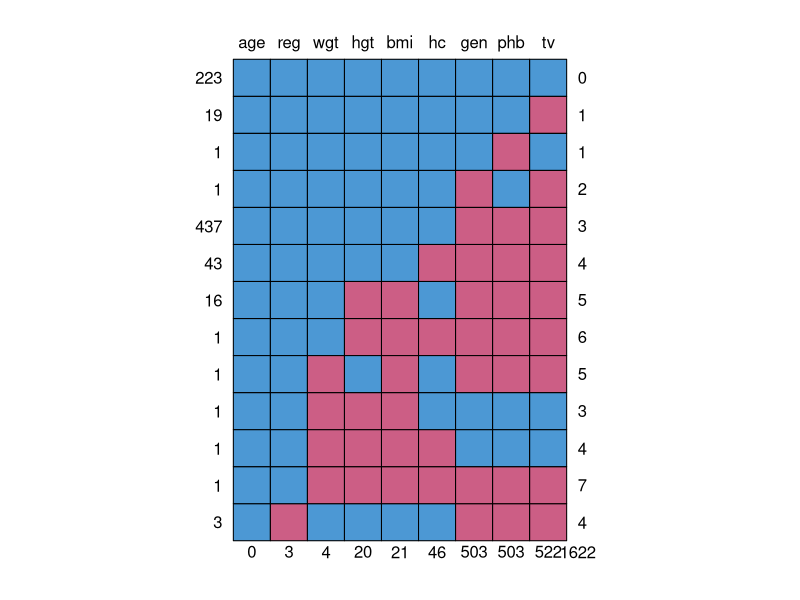
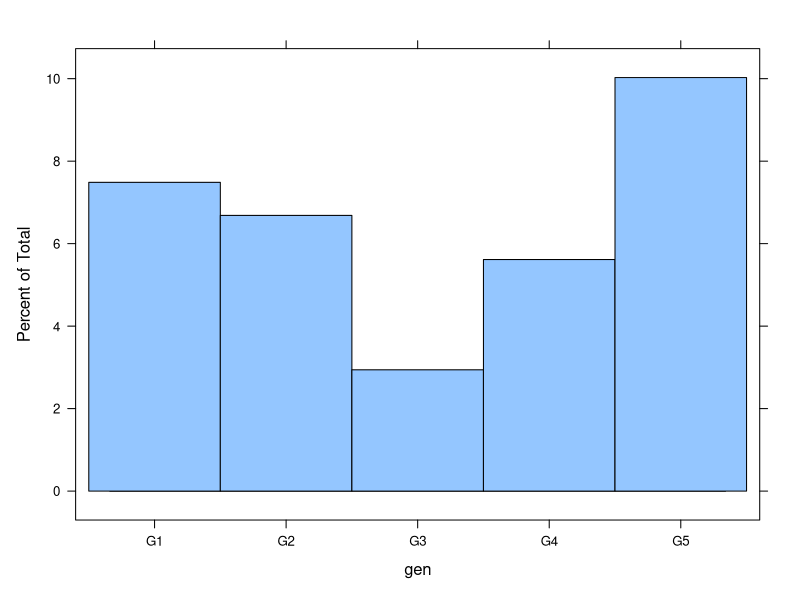
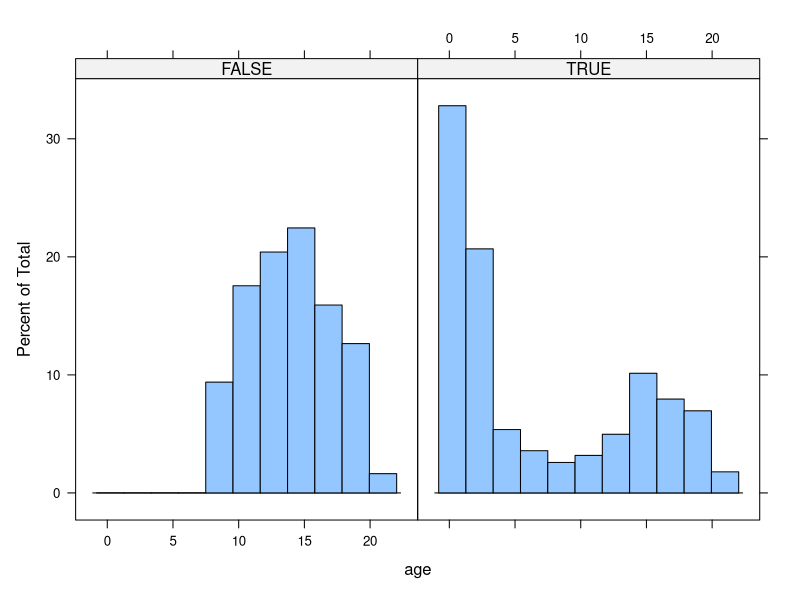
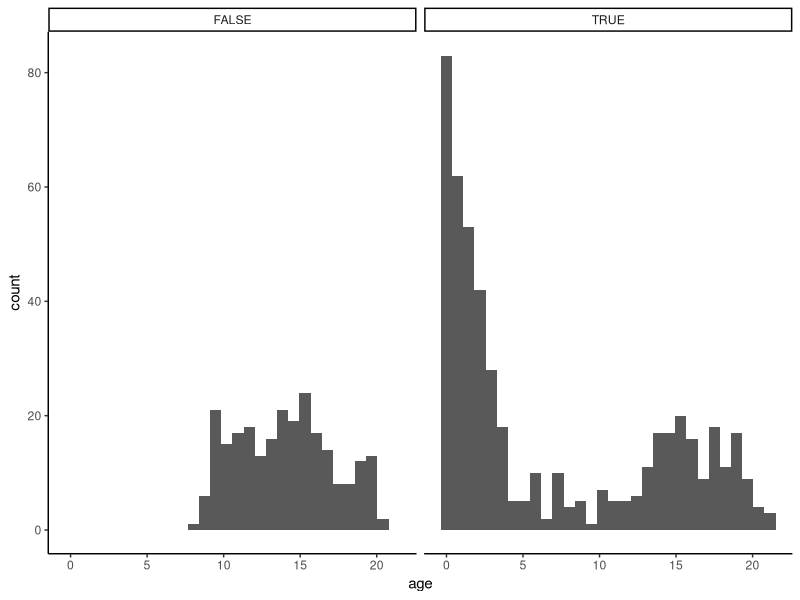
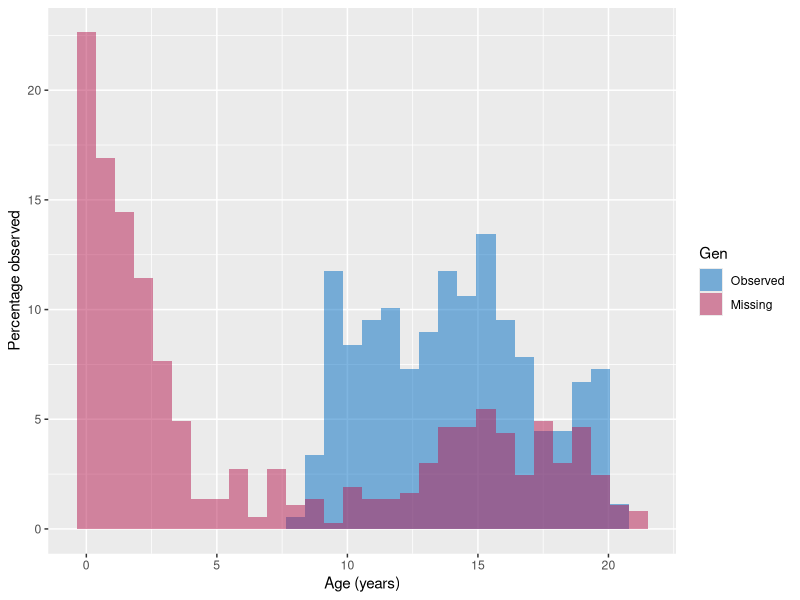

Reproduce these figures in R, in order.
# set-up environment
library(mice) # Data imputation
library(dplyr) # Data manipulation
library(magrittr)
library(broom)
library(ggplot2)
set.seed(123)

# check pattern
md.pattern(boys)

# save pattern
mpat <- md.pattern(boys, plot = FALSE)

# investigate missingness in gen visually
Rgen <- is.na(boys$gen)
levels(Rgen) <- c("Missing", "Observed")
data <- boys %>% as_tibble %>% cbind(Rgen)
lattice::histogram( ~ gen, data = boys)
lattice::histogram( ~ age | Rgen, data = boys)
# now with ggplot:
data %>%
  ggplot(aes(x = age)) +
  geom_histogram() +
  theme_classic() +
  facet_wrap( ~ is.na(gen)) # optional: use argument "ncols = 1"
# now with the right colors:
colorspace::qualitative_hcl(1, 240, 100, 40) #observed
## #006CC2
colorspace::qualitative_hcl(1, 0, 100, 40) #missing
## #B61A51
# or even better: plot on top of each other
data %>%
  ggplot(aes(x = age, fill = is.na(gen))) +
  geom_histogram(aes(y = 100*..density..),
                 alpha = 0.5, position = 'identity') +
  xlab("Age (years)") + ylab("Percentage observed") + 
  scale_fill_manual(name = "Gen", breaks = c("FALSE", "TRUE"), 
                    labels = c("Observed","Missing"), values = c("#006CC2", "#B61A51"))  

## Maar dit is verwarrend misschien omdat de Age values niet missing zijn, maar de gen values...


# investigate numerically
out_Rgen <- lm(age ~ Rgen, data = data, na.action = "na.omit")
out_Rgen <- data %>% lm(age ~ is.na(gen), data = .)
out_gen <- data %>% lm(age ~ gen, data = .)
#tidy(out_Rgen)
#tidy(out_gen)
## the age of gen missing and observed differs
## age should be included in the imp model!

## also do this for missing*missing? and obs*obs?
data <- data %>% mutate(
  Rage = is.na(data$age),
  Rbmi = is.na(data$bmi),
  Rhgt = is.na(data$hgt),
  Rwgt = is.na(data$wgt)
)
Rall <- sapply(boys, is.na)
# dan met grepl: grepl("bmi", names(boys))
# lm(boys$bmi~., data = as.data.frame(Rall))
# dus als daar NAs in zitten dan moeten we die var altijd meenemen!
# dus geobserveerd hangt dan niet samen met ...
# lm(boys$bmi~., data=as_tibble(sapply(boys, is.na)))

# test for all miss indicators and age
out_all <-
  lm(age ~ Rgen + Rbmi + Rhgt + Rwgt,
     data = data,
     na.action = "na.omit")
tidy(out_all)
# intercept only
out_int <- lm(age ~ 1, data = data)
out_int_gen <- data %>% filter(!is.na(gen)) %>% lm(age~1, data=.)
#tidy(out_int)
# compare
AIC(out_all, out_int)

# or use anova
anova(out_int, out_Rgen)
anova(out_int_gen, out_gen)

